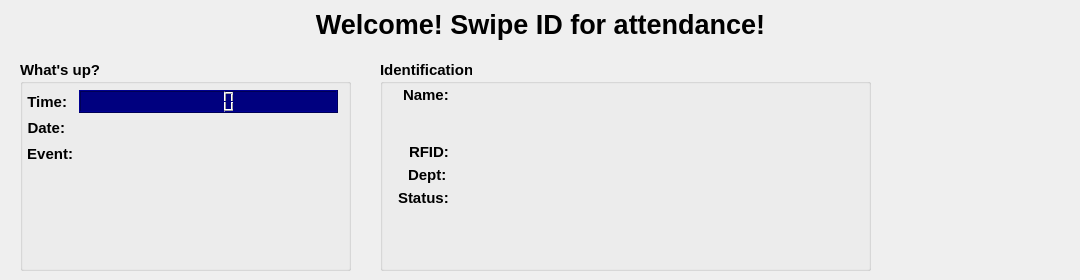
      <widget class="QWidget" name="tab_attendance">
       <attribute name="icon">
        <iconset>
         <normaloff>icon/Workers.png</normaloff>icon/Workers.png</iconset>
       </attribute>
       <attribute name="title">
        <string>Attendance</string>
       </attribute>
       <widget class="QLabel" name="label_welcome">
        <property name="geometry">
         <rect>
          <x>10</x>
          <y>9</y>
          <width>1061</width>
          <height>31</height>
         </rect>
        </property>
        <property name="sizePolicy">
         <sizepolicy hsizetype="Preferred" vsizetype="Fixed">
          <horstretch>0</horstretch>
          <verstretch>0</verstretch>
         </sizepolicy>
        </property>
        <property name="font">
         <font>
          <pointsize>20</pointsize>
          <weight>75</weight>
          <bold>true</bold>
         </font>
        </property>
        <property name="text">
         <string>Welcome! Swipe ID for attendance!</string>
        </property>
        <property name="alignment">
         <set>Qt::AlignCenter</set>
        </property>
       </widget>
       <widget class="QGroupBox" name="groupBox_2">
        <property name="geometry">
         <rect>
          <x>380</x>
          <y>60</y>
          <width>491</width>
          <height>211</height>
         </rect>
        </property>
        <property name="font">
         <font>
          <pointsize>11</pointsize>
          <weight>75</weight>
          <bold>true</bold>
         </font>
        </property>
        <property name="cursor">
         <cursorShape>ArrowCursor</cursorShape>
        </property>
        <property name="title">
         <string>Identification</string>
        </property>
        <widget class="QLabel" name="label_picture">
         <property name="geometry">
          <rect>
           <x>320</x>
           <y>20</y>
           <width>160</width>
           <height>160</height>
          </rect>
         </property>
         <property name="sizePolicy">
          <sizepolicy hsizetype="Fixed" vsizetype="Fixed">
           <horstretch>0</horstretch>
           <verstretch>0</verstretch>
          </sizepolicy>
         </property>
         <property name="minimumSize">
          <size>
           <width>160</width>
           <height>160</height>
          </size>
         </property>
         <property name="text">
          <string/>
         </property>
        </widget>
        <widget class="QLabel" name="label_static_name">
         <property name="geometry">
          <rect>
           <x>23</x>
           <y>26</y>
           <width>45</width>
           <height>17</height>
          </rect>
         </property>
         <property name="font">
          <font>
           <pointsize>11</pointsize>
           <weight>75</weight>
           <bold>true</bold>
          </font>
         </property>
         <property name="text">
          <string>Name:</string>
         </property>
        </widget>
        <widget class="QLabel" name="label_dynamic_engname">
         <property name="geometry">
          <rect>
           <x>74</x>
           <y>57</y>
           <width>241</width>
           <height>20</height>
          </rect>
         </property>
         <property name="font">
          <font>
           <pointsize>13</pointsize>
           <weight>50</weight>
           <bold>false</bold>
          </font>
         </property>
         <property name="text">
          <string/>
         </property>
         <property name="wordWrap">
          <bool>true</bool>
         </property>
        </widget>
        <widget class="QLabel" name="label_dynamic_name">
         <property name="geometry">
          <rect>
           <x>74</x>
           <y>26</y>
           <width>241</width>
           <height>25</height>
          </rect>
         </property>
         <property name="font">
          <font>
           <pointsize>16</pointsize>
           <weight>50</weight>
           <bold>false</bold>
          </font>
         </property>
         <property name="cursor">
          <cursorShape>IBeamCursor</cursorShape>
         </property>
         <property name="text">
          <string/>
         </property>
         <property name="textInteractionFlags">
          <set>Qt::LinksAccessibleByMouse|Qt::TextSelectableByMouse</set>
         </property>
        </widget>
        <widget class="QLabel" name="label_static_dummy">
         <property name="geometry">
          <rect>
           <x>58</x>
           <y>57</y>
           <width>16</width>
           <height>17</height>
          </rect>
         </property>
         <property name="text">
          <string/>
         </property>
        </widget>
        <widget class="QLabel" name="label_static_rfid">
         <property name="geometry">
          <rect>
           <x>29</x>
           <y>83</y>
           <width>39</width>
           <height>17</height>
          </rect>
         </property>
         <property name="font">
          <font>
           <pointsize>11</pointsize>
           <weight>75</weight>
           <bold>true</bold>
          </font>
         </property>
         <property name="text">
          <string>RFID:</string>
         </property>
        </widget>
        <widget class="QLabel" name="label_dynamic_rfid">
         <property name="geometry">
          <rect>
           <x>74</x>
           <y>83</y>
           <width>241</width>
           <height>17</height>
          </rect>
         </property>
         <property name="font">
          <font>
           <pointsize>11</pointsize>
           <weight>50</weight>
           <bold>false</bold>
          </font>
         </property>
         <property name="cursor">
          <cursorShape>IBeamCursor</cursorShape>
         </property>
         <property name="text">
          <string/>
         </property>
         <property name="textInteractionFlags">
          <set>Qt::LinksAccessibleByMouse|Qt::TextSelectableByMouse</set>
         </property>
        </widget>
        <widget class="QLabel" name="label_static_dept">
         <property name="geometry">
          <rect>
           <x>28</x>
           <y>106</y>
           <width>40</width>
           <height>17</height>
          </rect>
         </property>
         <property name="font">
          <font>
           <pointsize>11</pointsize>
           <weight>75</weight>
           <bold>true</bold>
          </font>
         </property>
         <property name="text">
          <string>Dept:</string>
         </property>
        </widget>
        <widget class="QLabel" name="label_dynamic_dept">
         <property name="geometry">
          <rect>
           <x>74</x>
           <y>106</y>
           <width>241</width>
           <height>17</height>
          </rect>
         </property>
         <property name="font">
          <font>
           <pointsize>11</pointsize>
           <weight>50</weight>
           <bold>false</bold>
          </font>
         </property>
         <property name="text">
          <string/>
         </property>
        </widget>
        <widget class="QLabel" name="label_static_status">
         <property name="geometry">
          <rect>
           <x>18</x>
           <y>129</y>
           <width>50</width>
           <height>17</height>
          </rect>
         </property>
         <property name="font">
          <font>
           <pointsize>11</pointsize>
           <weight>75</weight>
           <bold>true</bold>
          </font>
         </property>
         <property name="text">
          <string>Status:</string>
         </property>
        </widget>
        <widget class="QLabel" name="label_dynamic_status">
         <property name="geometry">
          <rect>
           <x>74</x>
           <y>129</y>
           <width>241</width>
           <height>17</height>
          </rect>
         </property>
         <property name="font">
          <font>
           <pointsize>11</pointsize>
           <weight>50</weight>
           <bold>false</bold>
          </font>
         </property>
         <property name="cursor">
          <cursorShape>IBeamCursor</cursorShape>
         </property>
         <property name="text">
          <string/>
         </property>
         <property name="scaledContents">
          <bool>false</bool>
         </property>
         <property name="wordWrap">
          <bool>true</bool>
         </property>
         <property name="textInteractionFlags">
          <set>Qt::LinksAccessibleByMouse|Qt::TextSelectableByMouse</set>
         </property>
        </widget>
       </widget>
       <widget class="QGroupBox" name="groupBox_4">
        <property name="geometry">
         <rect>
          <x>20</x>
          <y>60</y>
          <width>331</width>
          <height>211</height>
         </rect>
        </property>
        <property name="sizePolicy">
         <sizepolicy hsizetype="Preferred" vsizetype="Preferred">
          <horstretch>0</horstretch>
          <verstretch>0</verstretch>
         </sizepolicy>
        </property>
        <property name="minimumSize">
         <size>
          <width>0</width>
          <height>0</height>
         </size>
        </property>
        <property name="font">
         <font>
          <pointsize>11</pointsize>
          <weight>75</weight>
          <bold>true</bold>
         </font>
        </property>
        <property name="title">
         <string>What's up?</string>
        </property>
        <property name="checkable">
         <bool>false</bool>
        </property>
        <widget class="QWidget" name="layoutWidget">
         <property name="geometry">
          <rect>
           <x>7</x>
           <y>30</y>
           <width>311</width>
           <height>181</height>
          </rect>
         </property>
         <layout class="QFormLayout" name="formLayout_2">
          <item row="0" column="0">
           <widget class="QLabel" name="label_static_time">
            <property name="font">
             <font>
              <pointsize>11</pointsize>
              <weight>75</weight>
              <bold>true</bold>
             </font>
            </property>
            <property name="text">
             <string>Time:</string>
            </property>
            <property name="alignment">
             <set>Qt::AlignRight|Qt::AlignTrailing|Qt::AlignVCenter</set>
            </property>
           </widget>
          </item>
          <item row="0" column="1">
           <widget class="QLCDNumber" name="lcdNumber_time">
            <property name="minimumSize">
             <size>
              <width>0</width>
              <height>0</height>
             </size>
            </property>
            <property name="font">
             <font>
              <pointsize>16</pointsize>
             </font>
            </property>
            <property name="styleSheet">
             <string notr="true">QLCDNumber{
    color:rgb(255, 255, 255);
    background-color: rgb(0, 0, 127);
}</string>
            </property>
           </widget>
          </item>
          <item row="1" column="0">
           <widget class="QLabel" name="label_static_date">
            <property name="font">
             <font>
              <pointsize>11</pointsize>
              <weight>75</weight>
              <bold>true</bold>
             </font>
            </property>
            <property name="text">
             <string>Date:</string>
            </property>
            <property name="alignment">
             <set>Qt::AlignRight|Qt::AlignTrailing|Qt::AlignVCenter</set>
            </property>
           </widget>
          </item>
          <item row="1" column="1">
           <widget class="QLabel" name="label_dynamic_date">
            <property name="font">
             <font>
              <pointsize>11</pointsize>
              <weight>50</weight>
              <bold>false</bold>
             </font>
            </property>
            <property name="text">
             <string/>
            </property>
           </widget>
          </item>
          <item row="2" column="0">
           <widget class="QLabel" name="label_static_event">
            <property name="font">
             <font>
              <pointsize>11</pointsize>
              <weight>75</weight>
              <bold>true</bold>
             </font>
            </property>
            <property name="text">
             <string>Event:</string>
            </property>
            <property name="alignment">
             <set>Qt::AlignRight|Qt::AlignTrailing|Qt::AlignVCenter</set>
            </property>
           </widget>
          </item>
          <item row="2" column="1">
           <widget class="QLabel" name="label_dynamic_event">
            <property name="sizePolicy">
             <sizepolicy hsizetype="Preferred" vsizetype="Preferred">
              <horstretch>0</horstretch>
              <verstretch>0</verstretch>
             </sizepolicy>
            </property>
            <property name="minimumSize">
             <size>
              <width>0</width>
              <height>0</height>
             </size>
            </property>
            <property name="font">
             <font>
              <pointsize>14</pointsize>
              <weight>50</weight>
              <bold>false</bold>
             </font>
            </property>
            <property name="styleSheet">
             <string notr="true">qproperty-alignment: 'AlignVCenter | AlignLeft';</string>
            </property>
            <property name="text">
             <string/>
            </property>
            <property name="wordWrap">
             <bool>true</bool>
            </property>
           </widget>
          </item>
         </layout>
        </widget>
       </widget>
       <zorder>label_welcome</zorder>
       <zorder>groupBox_2</zorder>
       <zorder>groupBox_2</zorder>
       <zorder>groupBox_2</zorder>
       <zorder>groupBox_4</zorder>
      </widget>
